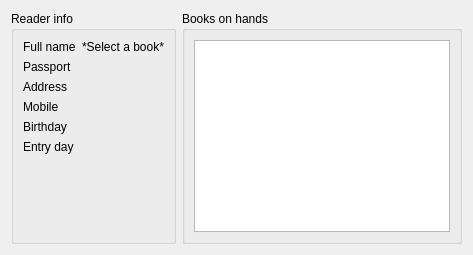
<?xml version="1.0" encoding="UTF-8"?>
<ui version="4.0">
 <class>BookHolderWidget</class>
 <widget class="QWidget" name="BookHolderWidget">
  <property name="geometry">
   <rect>
    <x>0</x>
    <y>0</y>
    <width>465</width>
    <height>254</height>
   </rect>
  </property>
  <property name="windowTitle">
   <string>Form</string>
  </property>
  <layout class="QHBoxLayout" name="horizontalLayout_2">
   <item>
    <widget class="QGroupBox" name="readerInfoGroupBox">
     <property name="title">
      <string>Reader info</string>
     </property>
     <layout class="QFormLayout" name="formLayout">
      <item row="0" column="0">
       <widget class="QLabel" name="label_4">
        <property name="layoutDirection">
         <enum>Qt::LeftToRight</enum>
        </property>
        <property name="text">
         <string>Full name</string>
        </property>
       </widget>
      </item>
      <item row="0" column="1">
       <widget class="QLabel" name="fullNameLabel">
        <property name="text">
         <string>*Select a book*</string>
        </property>
       </widget>
      </item>
      <item row="1" column="0">
       <widget class="QLabel" name="label_5">
        <property name="layoutDirection">
         <enum>Qt::LeftToRight</enum>
        </property>
        <property name="text">
         <string>Passport</string>
        </property>
       </widget>
      </item>
      <item row="1" column="1">
       <widget class="QLabel" name="passportLabel">
        <property name="text">
         <string/>
        </property>
       </widget>
      </item>
      <item row="2" column="0">
       <widget class="QLabel" name="label_6">
        <property name="layoutDirection">
         <enum>Qt::LeftToRight</enum>
        </property>
        <property name="text">
         <string>Address</string>
        </property>
       </widget>
      </item>
      <item row="2" column="1">
       <widget class="QLabel" name="addressLabel">
        <property name="text">
         <string/>
        </property>
       </widget>
      </item>
      <item row="3" column="0">
       <widget class="QLabel" name="label_7">
        <property name="minimumSize">
         <size>
          <width>0</width>
          <height>0</height>
         </size>
        </property>
        <property name="layoutDirection">
         <enum>Qt::LeftToRight</enum>
        </property>
        <property name="text">
         <string>Mobile</string>
        </property>
        <property name="alignment">
         <set>Qt::AlignLeading|Qt::AlignLeft|Qt::AlignVCenter</set>
        </property>
       </widget>
      </item>
      <item row="3" column="1">
       <widget class="QLabel" name="mobileLabel">
        <property name="text">
         <string/>
        </property>
       </widget>
      </item>
      <item row="4" column="0">
       <widget class="QLabel" name="label_8">
        <property name="layoutDirection">
         <enum>Qt::LeftToRight</enum>
        </property>
        <property name="text">
         <string>Birthday</string>
        </property>
        <property name="textFormat">
         <enum>Qt::AutoText</enum>
        </property>
       </widget>
      </item>
      <item row="4" column="1">
       <widget class="QLabel" name="birthDayLabel">
        <property name="text">
         <string/>
        </property>
       </widget>
      </item>
      <item row="5" column="0">
       <widget class="QLabel" name="label_2">
        <property name="text">
         <string>Entry day</string>
        </property>
       </widget>
      </item>
      <item row="5" column="1">
       <widget class="QLabel" name="entryDayLabel">
        <property name="text">
         <string/>
        </property>
       </widget>
      </item>
     </layout>
    </widget>
   </item>
   <item>
    <widget class="QGroupBox" name="groupBox">
     <property name="sizePolicy">
      <sizepolicy hsizetype="Expanding" vsizetype="Expanding">
       <horstretch>0</horstretch>
       <verstretch>0</verstretch>
      </sizepolicy>
     </property>
     <property name="title">
      <string>Books on hands</string>
     </property>
     <layout class="QHBoxLayout" name="horizontalLayout">
      <item>
       <widget class="QTableView" name="tableView">
        <property name="sizePolicy">
         <sizepolicy hsizetype="MinimumExpanding" vsizetype="MinimumExpanding">
          <horstretch>0</horstretch>
          <verstretch>0</verstretch>
         </sizepolicy>
        </property>
       </widget>
      </item>
     </layout>
    </widget>
   </item>
  </layout>
 </widget>
 <resources/>
 <connections/>
</ui>
